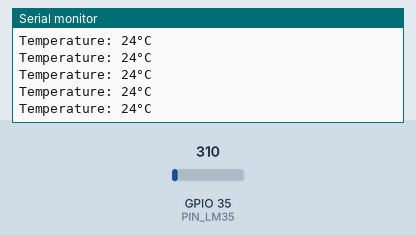
Simulated run of this sketch. Board: ESP32. Shown: the last lines printed to the serial monitor. The inputs (shaded band) are chosen by the test bench; at power-on: GPIO 35 (PIN_LM35) = 310. WiFi joins after 1.5 s; servers stay silent unless stated.

Above: at 2.7 s.
2.8 s: GPIO 35 (PIN_LM35) set to 372
At 3.19 s:
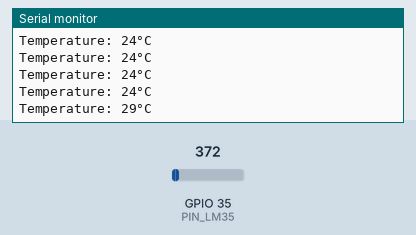
4.3 s: GPIO 35 (PIN_LM35) set to 434
At 4.44 s:
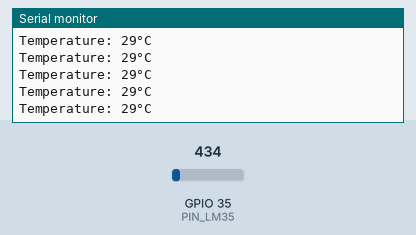
Timing chart, 0 to 7.3 s (numbered marks = the images above; inputs shaded):
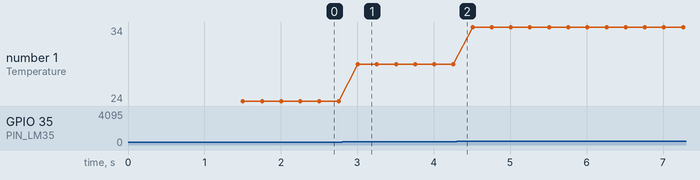

The sketch:

tempSensor.ino
```cpp
/*
  Embedded Systems Team
  IoT Covid Regulation System
*/

#include <WiFi.h>
#include <HTTPClient.h>

const char* ssid = "**********";
const char* password = "**********";

//Your Domain name with URL path or IP address with path
String serverName = "http://172.20.10.3:5000/backend-api/set-temperature/";

#define ADC_VREF_mV    3300.0 // in millivolt
#define ADC_RESOLUTION 4096.0
#define PIN_LM35       35 // ESP32 pin GIOP36 (ADC0) connected to LM35

void setup() {
  Serial.begin(115200);

  WiFi.begin(ssid, password);
  Serial.println("Connecting");
  while(WiFi.status() != WL_CONNECTED) {
    delay(500);
    Serial.print(".");
  }
  Serial.println("");
  Serial.print("Connected to WiFi network with IP Address: ");
  Serial.println(WiFi.localIP());
}

void loop() {


  if(WiFi.status()== WL_CONNECTED){
      HTTPClient http;

      int adcVal = analogRead(PIN_LM35);
      // convert the ADC value to voltage in millivolt
      float milliVolt = adcVal * (ADC_VREF_mV / ADC_RESOLUTION);
      // convert the voltage to the temperature in °C
      int tempC = (int)(milliVolt / 10);

      Serial.print("Temperature: ");
      Serial.print(tempC);   // print the temperature in °C
      Serial.println("°C");

      String serverPath = serverName + String(tempC);

      // Your Domain name with URL path or IP address with path
      http.begin(serverPath.c_str());

      // Send HTTP GET request
      int httpResponseCode = http.GET();

      http.end();

  }
  else{
    Serial.println("No conectado a WiFi");
  }

  delay(50);

}
```

Measured:
- after the input at 2.8 s, the serial monitor: prints a new line after 0.21 s (image 1)
- plotted number 1: 24 → 29 after the input at 2.8 s, 29 → 34 after the input at 4.3 s
